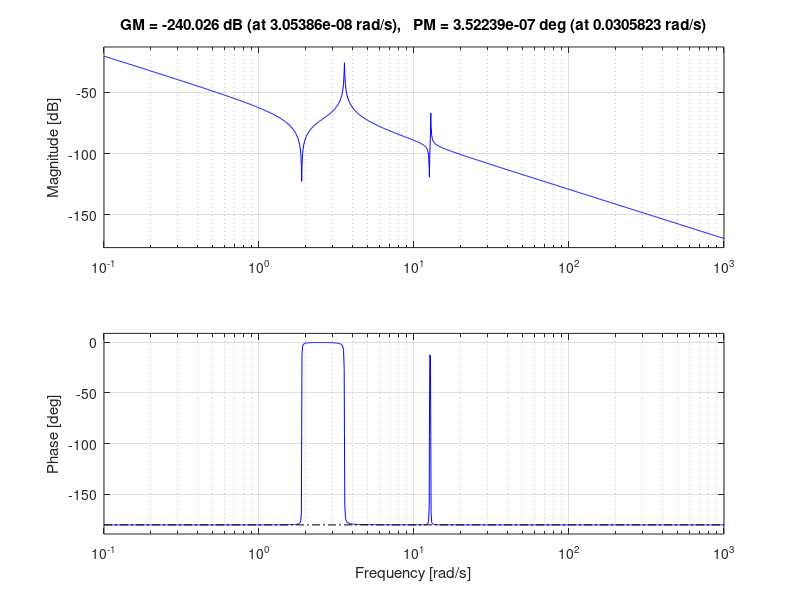
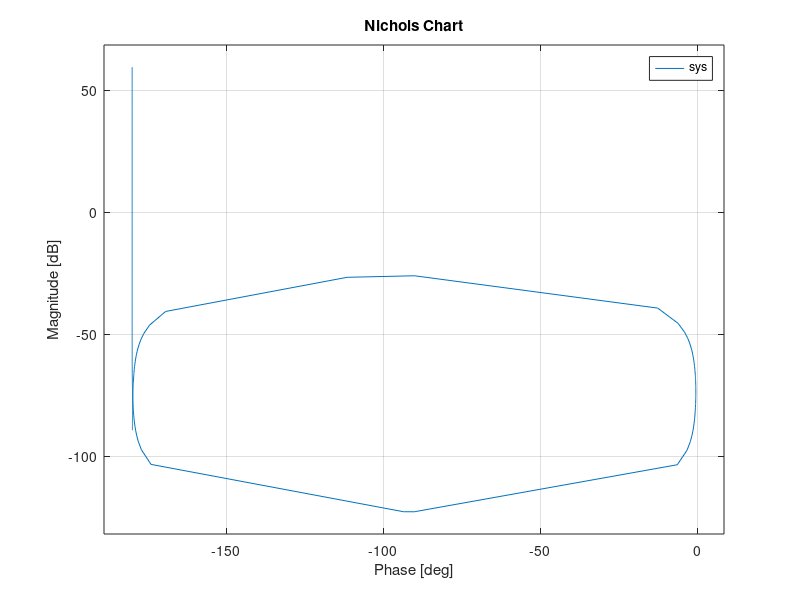
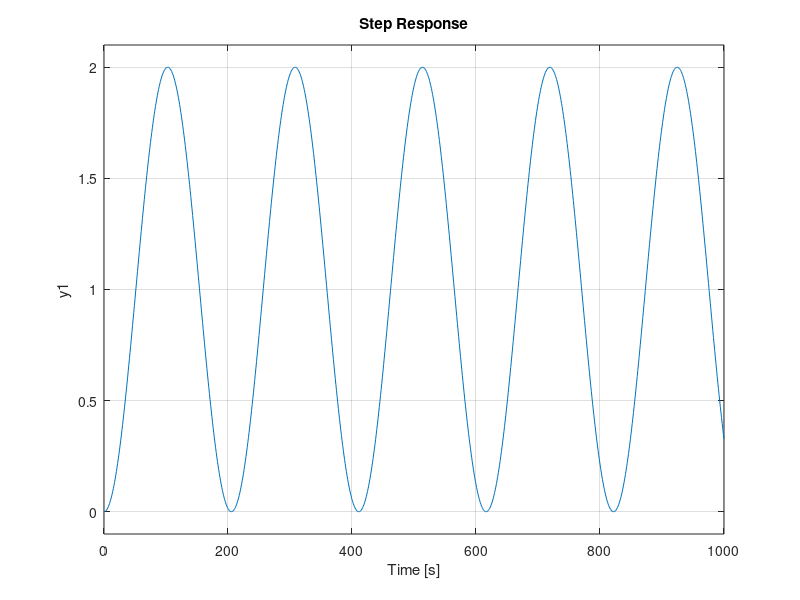

Here is the MATLAB script that generated these plots, in order:
pkg load control 

% Satelite 

is = 1069;
ns=1;
ds=[is 0 0];

% Modo elastico de antena 

i0=1025;
f1=2.0; 
psi1 =0.001;     

w1 =2*pi*f1;
psi1m=psi1*sqrt(is/i0); 
w1m=w1*sqrt(is/i0);

n1=is/i0*[1 2*psi1*w1   w1*w1];
d1=[1 2*psi1m*w1m w1m*w1m];
 

% Modo elastico de los paneles solares
 
i0=300;
f2=0.3; 
psi2 =0.001;     

w2 =2*pi*f2;
psi2m=psi2*sqrt(is/i0); 
w2m=w2*sqrt(is/i0);

n2=is/i0*[1 2*psi2*w2   w2*w2];
d2=[1 2*psi2m*w2m w2m*w2m];

nt=conv(n1,n2); 
dt=conv(d1,d2);

nt=conv(nt,ns); 
dt=conv(dt,ds);

sys=tf(nt,dt);
sysCL=sys/(1+sys);

figure 1; margin(sys);
figure 2; nichols(sys,{0.001,10});
figure 3; step(sysCL,1000,1);
